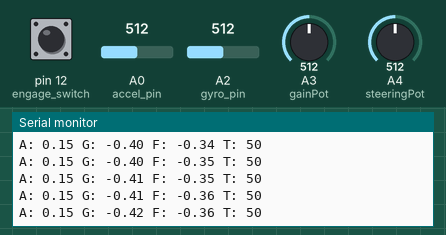
A sketch run on a simulated Arduino Pro Mini, built with avr-gcc and run on an emulated ATmega328P. On the bench: the last lines printed to the serial monitor. Inputs (shaded band) come from the test bench; at power-on: A0 (accel_pin) = 512, A2 (gyro_pin) = 512, pin 12 (engage_switch) HIGH, A3 (gainPot) = 512, A4 (steeringPot) = 512.

Above: at 1.2 s.
1.3 s: A0 (accel_pin) set to 716
At 1.32 s:
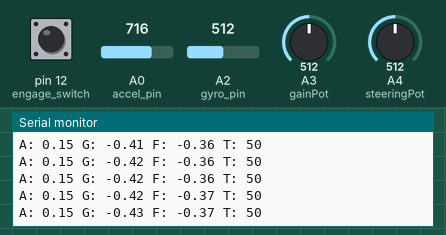
2.8 s: A2 (gyro_pin) set to 716
At 2.82 s:
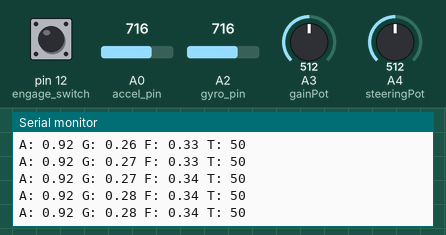
4.3 s: A0 (accel_pin) set to 992
At 4.32 s:
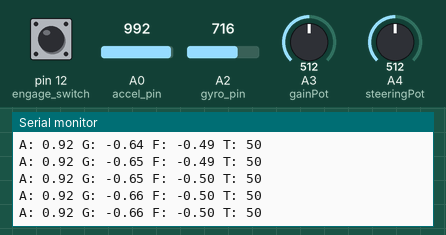
5.8 s: A2 (gyro_pin) set to 992
At 5.82 s:
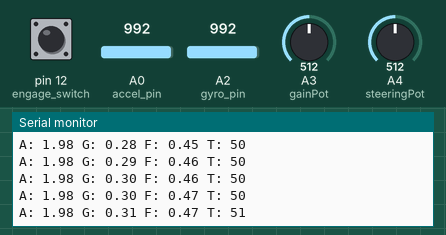
Timing chart, 0 to 8.3 s (numbered marks = the images above; inputs shaded):
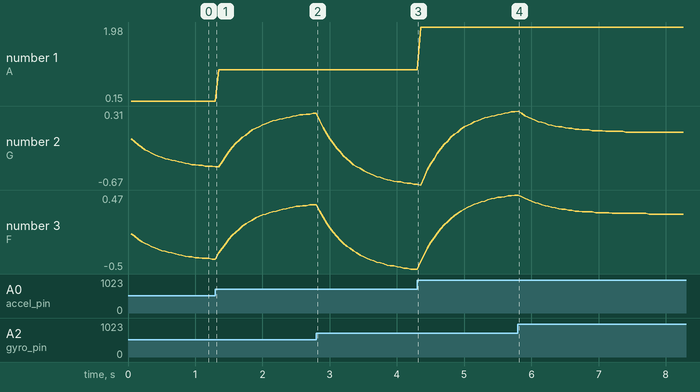

The sketch:

MAKE_segbot_v1_2.ino
```cpp
// MAKE magazine DIY Seg-bot
// JD Warren 2012
// Arduino Pro Mini 3.3v 8mHz
// Sparkfun Dual-axis gyroscope #SEN-09990, using LPR530AL gyroscope chip
// Sparkfun Triple-axis accelerometer #SEN-09652, using MMA7361 accelerometer chip
// Steering potentiometer used to steer bot
// Gain potentiometer used to set max speed (sensitivity)
// Engage switch (button) used to enable motors
//
// In no way to I take responisibility for what you may do with this code! Use at your own risk.
// Test thoroughly with wheels off the ground before attempting to ride - Wear a helmet!

// use SoftwareSerial library to communicate with the Sabertooth motor-controller
#include <SoftwareSerial.h>
// define pins used for SoftwareSerial communication
#define rxPin 2
#define txPin 3
// set up a new SoftwareSerial port, named "mySerial" or whatever you want to call it.
SoftwareSerial mySerial = SoftwareSerial(rxPin, txPin);

// Name Analog input pins
int accel_pin = 0;
int gyro_pin = 2;
int gainPot = 3;
int steeringPot = 4;

// Name Digital I/O pins
int sleep_pin = 8;
int engage_switch = 12;
int ledPin = 13;

// value to hold the final angle
float angle = 0.00;
// the following 2 values should add together to equal 1.0
float gyro_weight = 0.90;
float accel_weight = 0.10;

// accelerometer values
int accel_reading;
int accel_raw;
int accel_offset = 490;
float accel_angle;
float accel_scale = 0.01;

// gyroscope values
int gyro_offset = 391;
int gyro_raw;
int gyro_reading;
float gyro_rate;
float gyro_scale = 0.01; // 0.01 by default
float gyro_angle;
int timerVal = 50;
float loop_time = 0.05;

// engage button variables
int engage = false;
int engage_state = 1;

// timer variables
int last_update;
int cycle_time;
long last_cycle = 0;

// motor speed variables
int motor_out = 0;
int motor_1_out = 0;
int motor_2_out = 0;
int m1_speed = 0;
int m2_speed = 0;
int output;

// potentiometer variables
int steer_val;
int steer_range = 7;
int steer_reading;
int gain_reading;
int gain_val;

// end of Variables

void setup(){
  // Start the Serial monitor at 9600bps
  Serial.begin(9600);
  // define pinModes for tx and rx:
  pinMode(rxPin, INPUT);
  pinMode(txPin, OUTPUT);
  // set the data rate for the SoftwareSerial port
  mySerial.begin(9600);
  // set the engage_switch pin as an Input
  pinMode(engage_switch, INPUT);
  // engage the accelerometer by bringing the sleep_pin HIGH
  pinMode(sleep_pin, OUTPUT);
  digitalWrite(sleep_pin, HIGH);
  // enable the Arduino internal pull-up resistor on the engage_switch pin.
  digitalWrite(engage_switch, HIGH);
  // Tell Arduino to use the Aref pin for the Analog voltage, don't forget to connect 3.3v to Aref!
  analogReference(EXTERNAL);
}

void loop(){
  // Start the loop by getting a reading from the Accelerometer and coverting it to an angle
  sample_accel();
  // now read the gyroscope to estimate the angle change
  sample_gyro();
  // combine the accel and gyro readings to come up with a "filtered" angle reading
  calculate_angle();
  // read the values of each potentiomoeter
 read_pots();
  // make sure bot is level before activating the motors
 auto_level();
  // update the motors with the new values
 update_motor_speed();
  // check the loop cycle time and add a delay as necessary
  time_stamp();
  // Debug with the Serial monitor
  serial_print_stuff();
}

void sample_accel(){
  // Read and convert accelerometer value
  accel_reading = analogRead(accel_pin);
  accel_raw = accel_reading - accel_offset;
  accel_raw = map(accel_raw, 220, -250, 90, -90);
  //accel_raw = constrain(accel_raw, -90, 90);
  accel_angle = (float)(accel_raw * accel_scale);
}

void sample_gyro(){
  // Read and convert gyro value
  gyro_reading = analogRead(gyro_pin);
  gyro_raw = gyro_reading - gyro_offset;
  gyro_raw = constrain(gyro_raw, -391, 391);
  gyro_rate = (float)(gyro_raw * gyro_scale) * -loop_time;
  gyro_angle = angle + gyro_rate;
}

void calculate_angle(){
  angle = (float)(gyro_weight * gyro_angle) + (accel_weight * accel_angle);
}

void read_pots(){
  // Read and convert potentiometer values
  // Steering potentiometer
  steer_reading = analogRead(steeringPot); // We want to coerce this into a range between -1 and 1, and set that to steer_val
  steer_val = map(steer_reading, 0, 1023, steer_range, -steer_range);
  if (angle == 0.00){
    gain_reading = 0;
  }
  // Gain potentiometer
  gain_reading = analogRead(gainPot);
  gain_val = map(gain_reading, 0, 1023, 32, 64);
}

void auto_level(){
  // enable auto-level turn On
  //engage_state = digitalRead(engage_switch);
  if (digitalRead(engage_switch) == 1){
    delay(10);
    if (digitalRead(engage_switch) == 1){
      engage = false;
    }
  }
  else {
    if (engage == false){
      if (angle < 0.02 && angle > -0.02)
        engage = true;
      else {
        engage = false;
      }
    }
    else {
      engage = true;
    }
  }
}

void update_motor_speed(){
  // Update the motors
  if (engage == true){
    if (angle < -0.4 || angle > 0.4){
      motor_out = 0;
    }
    else {
      output = (angle * -1000); // convert float angle back to integer format
      motor_out = map(output, -250, 250, -gain_val, gain_val); // map the angle
    }
    // assign steering bias
    motor_1_out = motor_out + (steer_val);
    motor_2_out = motor_out - (steer_val);
    // test for and correct invalid values
    if(motor_1_out > 64){
      motor_1_out = 64;
    }
    if(motor_1_out < -64){
      motor_1_out = -64;
    }
    if(motor_2_out > 64){
      motor_2_out = 64;
    }
    if(motor_2_out < -64){
      motor_2_out = -64;
    }

    // assign final motor output values
    m1_speed = 64 + motor_1_out;
    m2_speed = 192 + motor_2_out;
  }

  else{
    m1_speed = 0;
    m2_speed = 0;
  }

  // write the final output values to the Sabertooth via SoftwareSerial
  mySerial.print(m1_speed, DEC);
  mySerial.print(m2_speed, DEC);
}

void time_stamp(){
  // check to make sure it has been exactly 50 milliseconds since the last recorded time-stamp
  while((millis() - last_cycle) < timerVal){
    delay(1);
  }
  // once the loop cycle reaches 50 mS, reset timer value and proceed
  cycle_time = millis() - last_cycle;
  last_cycle = millis();
}


void serial_print_stuff(){
  // Debug with the Serial monitor

  Serial.print("A: ");
  //Serial.print(accel_angle); // print the accelerometer angle
  Serial.print(accel_angle);
  Serial.print(" ");

  Serial.print("G: ");
  //Serial.print(gyro_angle); // print the gyro angle
  Serial.print(gyro_angle);
  Serial.print(" ");

  Serial.print("F: ");
  Serial.print(angle); // print the filtered angle
  Serial.print(" ");

  Serial.print("T: ");
  Serial.print(cycle_time); // print the loop cycle time
  Serial.println(" ");

  /*
Serial.print("o/m: ");
Serial.print(output);
Serial.print("/");
Serial.print(motor_out);
Serial.println(" ");
Serial.print("steer_val: ");
Serial.print(steer_val);
Serial.print(" ");
Serial.print("steer_reading: ");
Serial.print(steer_reading);
Serial.print(" ");
Serial.print("m1/m2: ");
Serial.print(m1_speed);
Serial.print("/");
Serial.println(m2_speed);
*/
}
```

Measured:
- plotted number 1: 0.15 → 0.92 after the input at 1.3 s, 0.92 → 1.98 after the input at 4.3 s
- plotted number 2: -0.42 → 0.28 after the input at 1.3 s, 0.28 → -0.66 after the input at 2.8 s
- plotted number 3: -0.37 → 0.34 after the input at 1.3 s, 0.34 → -0.5 after the input at 2.8 s, -0.5 → 0.47 after the input at 4.3 s
